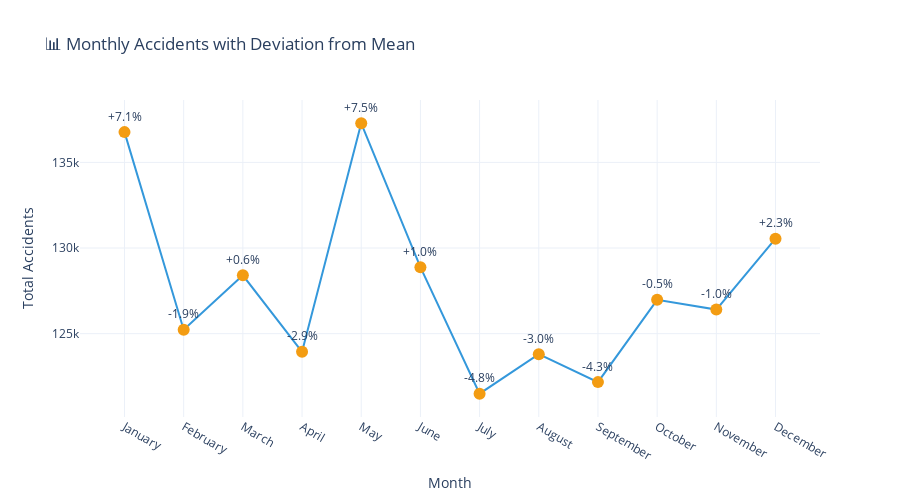

Notebook code for this chart:
### Code cell
# Visualize monthly patterns
colors = ['#e74c3c' if c == 'HIGH' else '#f39c12' if c == 'NORMAL' else '#2ecc71' 
          for c in monthly['Classification']]

fig = go.Figure()
fig.add_trace(go.Scatter(
    x=monthly['Month'], y=monthly['TotalAccidents'],
    mode='lines+markers+text',
    marker=dict(size=12, color=colors),
    line=dict(color='#3498db', width=2),
    text=monthly['DeviationFromMean'].apply(lambda x: f"{x:+.1f}%"),
    textposition='top center'
))

fig.update_layout(
    title='📊 Monthly Accidents with Deviation from Mean',
    xaxis_title='Month',
    yaxis_title='Total Accidents',
    template='plotly_white',
    height=500
)
fig.show()

### Figure 1 — Plotly figure (JSON) as saved in the notebook; plotly's stock layout.template omitted (floating-point values rounded to 4 significant figures)
{"data": [{"line": {"color": "#3498db", "width": 2}, "marker": {"color": ["#f39c12", "#f39c12", "#f39c12", "#f39c12", "#f39c12", "#f39c12", "#f39c12", "#f39c12", "#f39c12", "#f39c12", "#f39c12", "#f39c12"], "size": 12}, "mode": "lines+markers+text", "text": ["+7.1%", "-1.9%", "+0.6%", "-2.9%", "+7.5%", "+1.0%", "-4.8%", "-3.0%", "-4.3%", "-0.5%", "-1.0%", "+2.3%"], "textposition": "top center", "type": "scatter", "x": ["January", "February", "March", "April", "May", "June", "July", "August", "September", "October", "November", "December"], "y": [136767, 125228, 128406, 123942, 137279, 128881, 121498, 123803, 122171, 126977, 126408, 130547]}], "layout": {"height": 500, "title": {"text": "📊 Monthly Accidents with Deviation from Mean"}, "xaxis": {"title": {"text": "Month"}}, "yaxis": {"title": {"text": "Total Accidents"}}}}
